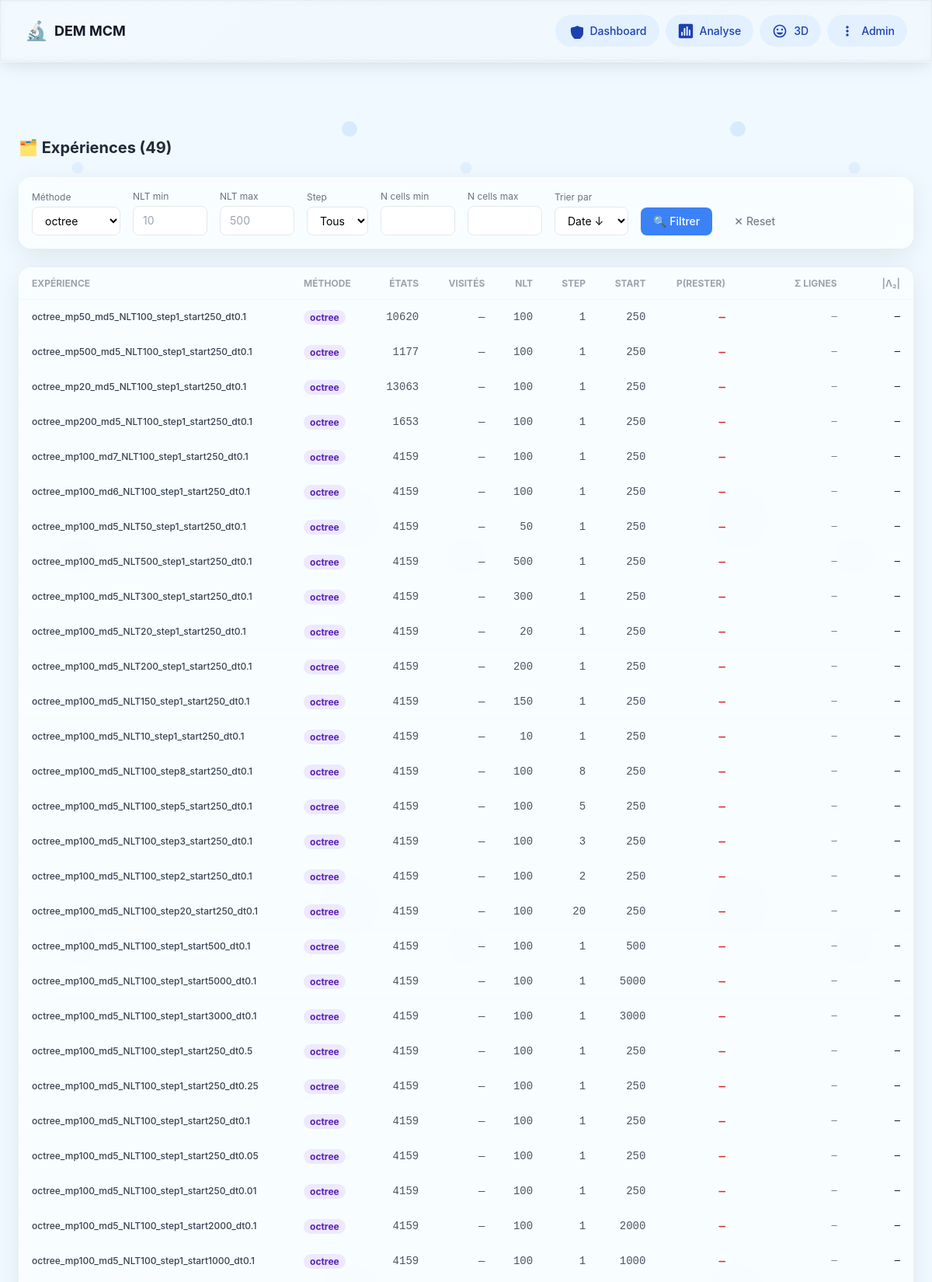
The app's page /experiments/?method=octree (upper part) with its own data.
### markov/models.py (models this page shows, shortened)
class Experiment(models.Model):
    folder_name = models.CharField(
        max_length=300, unique=True, db_index=True,
        help_text="Nom du dossier dans le bucket HF"
    )
    partition_method = models.ForeignKey(
        PartitionMethod, on_delete=models.CASCADE,
        related_name="experiments"
    )
    nlt = models.IntegerField(
        "Learning Time (NLT)",
        validators=[MinValueValidator(1)],
        help_text="Nombre de paires de snapshots pour l'apprentissage"
    )
    step_size = models.IntegerField(
        "Pas temporel (step)",
        default=1,
        validators=[MinValueValidator(1)],
        help_text="Intervalle entre deux snapshots d'une paire"
    )
    start_index = models.IntegerField(
        "Index de départ",
        default=0,
        help_text="Premier fichier DEM utilisé"
    )
    n_states = models.IntegerField("Nombre d'états", default=0)
    n_timesteps_used = models.IntegerField("Timesteps effectifs", default=0)
    created_at = models.DateTimeField(auto_now_add=True)
    bucket_path = models.CharField(max_length=500, blank=True)
    raw_config = models.JSONField(default=dict, blank=True)
    raw_stats = models.JSONField(default=dict, blank=True)
    class Meta:
        ordering = ["-created_at"]
        verbose_name = "Expérience"
        indexes = [
            models.Index(fields=["nlt"]),
            models.Index(fields=["step_size"]),
            models.Index(fields=["start_index"]),
            models.Index(fields=["n_states"]),
        ]

class PartitionMethod(models.Model):
    METHODS = [
        ("cartesian", "Cartésien"),
        ("cylindrical", "Cylindrique"),
        ("voronoi", "Voronoï (K-means)"),
        ("quantile", "Quantile (équi-pop)"),
        ("octree", "Octree adaptatif"),
        ("physics", "Physics-aware"),
        ("adaptive","Adaptive"),
        ("multizone","Multizone"),
        ("single","Single")
    ]
    name = models.CharField(max_length=50, choices=METHODS, db_index=True)
    description = models.TextField(blank=True)
    parameters = models.JSONField(
        default=dict,
        help_text="Paramètres du partitionneur (nx, ny, nz, nr, ntheta, n_cells, ...)"
    )
    label = models.CharField(max_length=200, unique=True, db_index=True)
    n_cells = models.IntegerField(default=0)
    n_cells_visited = models.IntegerField(default=0, blank=True)
    population_mean = models.FloatField(null=True, blank=True)
    population_std = models.FloatField(null=True, blank=True)
    population_cv = models.FloatField(
        null=True, blank=True,
        help_text="Coefficient de variation = std/mean (plus petit = mieux)"
    )
    created_at = models.DateTimeField(auto_now_add=True)
    class Meta:
        ordering = ["name", "n_cells"]
        verbose_name = "Méthode de partitionnement"

### markov/views.py (the view)
# urls.py: path("experiments/", views.experiment_list, name="experiment_list"),
def experiment_list(request):
    qs = Experiment.objects.select_related("partition_method", "matrix")
    method = request.GET.get("method")
    nlt_min = request.GET.get("nlt_min")
    nlt_max = request.GET.get("nlt_max")
    step = request.GET.get("step")
    start = request.GET.get("start")
    n_cells_min = request.GET.get("n_cells_min")
    n_cells_max = request.GET.get("n_cells_max")
    sort_by = request.GET.get("sort", "-created_at")
    if method:
        qs = qs.filter(partition_method__name=method)
    if nlt_min:
        qs = qs.filter(nlt__gte=int(nlt_min))
    if nlt_max:
        qs = qs.filter(nlt__lte=int(nlt_max))
    if step:
        qs = qs.filter(step_size=int(step))
    if start:
        qs = qs.filter(start_index=int(start))
    if n_cells_min:
        qs = qs.filter(n_states__gte=int(n_cells_min))
    if n_cells_max:
        qs = qs.filter(n_states__lte=int(n_cells_max))
    qs = qs.order_by(sort_by)
    available_methods = sorted(
        set(PartitionMethod.objects.values_list("name", flat=True))
    )
    available_nlts = sorted(set(Experiment.objects.values_list("nlt", flat=True)))
    available_steps = sorted(
        set(Experiment.objects.values_list("step_size", flat=True))
    )
    template = "markov/experiment_list.html"
    if getattr(request, "htmx", False):
        template = "markov/partials/experiment_table.html"
    return render(
        request,
        template,
        {
            "experiments": qs,
            "available_methods": available_methods,
            "available_nlts": available_nlts,
            "available_steps": available_steps,
            "current_filters": request.GET.dict(),
            "total_count": qs.count(),
        },
    )

### markov/templates/markov/experiment_list.html (shortened to what this page needs)
{% extends "markov/base.html" %}
{% block content %}
<div class="fade-in">
    <div class="flex items-center justify-between mb-6">
        <h2 class="text-xl font-bold text-gray-800">🗂️ Expériences ({{ total_count }})</h2>
    </div>
    <div class="glass-card p-4 mb-6">
        <form method="get" class="flex flex-wrap gap-4 items-end">
            <div>
                <label class="text-xs text-gray-500 block mb-1">Méthode</label>
                <select name="method" class="border rounded-lg px-3 py-2 text-sm bg-white">
                    {% for m in available_methods %}
                    <option value="{{ m }}" {% if current_filters.method == m %}selected{% endif %}>
                        {{ m }}
                    </option>
                    {% endfor %}
                </select>
            </div>
            <div>
                <label class="text-xs text-gray-500 block mb-1">NLT min</label>
                <input type="number" name="nlt_min" value="{{ current_filters.nlt_min|default:'' }}"
                       class="border rounded-lg px-3 py-2 text-sm w-24 bg-white" placeholder="10">
            </div>
            <div>
                <label class="text-xs text-gray-500 block mb-1">NLT max</label>
                <input type="number" name="nlt_max" value="{{ current_filters.nlt_max|default:'' }}"
                       class="border rounded-lg px-3 py-2 text-sm w-24 bg-white" placeholder="500">
            </div>
            <div>
                <label class="text-xs text-gray-500 block mb-1">Step</label>
                <select name="step" class="border rounded-lg px-3 py-2 text-sm bg-white">
                    <option value="">Tous</option>
                </select>
            </div>
            <div>
                <label class="text-xs text-gray-500 block mb-1">N cells min</label>
                <input type="number" name="n_cells_min" value="{{ current_filters.n_cells_min|default:'' }}"
                       class="border rounded-lg px-3 py-2 text-sm w-24 bg-white">
            </div>
            <div>
                <label class="text-xs text-gray-500 block mb-1">N cells max</label>
                <input type="number" name="n_cells_max" value="{{ current_filters.n_cells_max|default:'' }}"
                       class="border rounded-lg px-3 py-2 text-sm w-24 bg-white">
            </div>
            <div>
                <label class="text-xs text-gray-500 block mb-1">Trier par</label>
                <select name="sort" class="border rounded-lg px-3 py-2 text-sm bg-white">
                    <option value="-created_at" {% if current_filters.sort == '-created_at' %}selected{% endif %}>Date ↓</option>
                </select>
            </div>
            <button type="submit"
                    class="bg-blue-500 text-white px-4 py-2 rounded-lg text-sm font-medium hover:bg-blue-600 transition">
                🔍 Filtrer
            </button>
            <a href="{% url 'markov:experiment_list' %}"
               class="text-sm text-gray-500 hover:text-red-500 px-3 py-2">
                ✕ Reset
            </a>
        </form>
    </div>
    <div class="glass-card overflow-hidden">
        <table class="w-full text-sm">
            <thead>
                <tr class="border-b border-gray-100 text-xs text-gray-400 uppercase">
                    <th class="px-4 py-3 text-left">Expérience</th>
                    <th class="px-4 py-3 text-left">Méthode</th>
                    <th class="px-4 py-3 text-right">États</th>
                    <th class="px-4 py-3 text-right">Visités</th>
                    <th class="px-4 py-3 text-right">NLT</th>
                    <th class="px-4 py-3 text-right">Step</th>
                    <th class="px-4 py-3 text-right">Start</th>
                    <th class="px-4 py-3 text-right">P(rester)</th>
                    <th class="px-4 py-3 text-right">Σ lignes</th>
                    <th class="px-4 py-3 text-right">|λ₂|</th>
                </tr>
            </thead>
            <tbody>
                {% for exp in experiments %}
                <tr class="data-row border-b border-gray-50 cursor-pointer hover:bg-blue-50/30 transition"
                    onclick="window.location='{% url 'markov:experiment_detail' exp.pk %}'">
                    <td class="px-4 py-3 font-medium text-gray-700 text-xs">
                        {{ exp.folder_name|truncatechars:45 }}
                    </td>
                    <td class="px-4 py-3">
                        <span class="px-2 py-0.5 rounded-full text-xs font-bold method-{{ exp.partition_method.name }}">
                            {{ exp.partition_method.name }}
                        </span>
                    </td>
                    <td class="px-4 py-3 text-right text-gray-600 font-mono">{{ exp.n_states }}</td>
                    <td class="px-4 py-3 text-right text-gray-600 font-mono">
                        {% if exp.matrix %}{{ exp.matrix.n_states_visited }}{% else %}—{% endif %}
                    </td>
                    <td class="px-4 py-3 text-right text-gray-600 font-mono">{{ exp.nlt }}</td>
                    <td class="px-4 py-3 text-right text-gray-600 font-mono">{{ exp.step_size }}</td>
                    <td class="px-4 py-3 text-right text-gray-600 font-mono">{{ exp.start_index }}</td>
                    <td class="px-4 py-3 text-right font-mono font-bold
                        {% if exp.matrix.diagonal_mean > 0.5 %}text-green-600
                        {% elif exp.matrix.diagonal_mean > 0.1 %}text-yellow-600
                        {% else %}text-red-600{% endif %}">
                        {% if exp.matrix %}{{ exp.matrix.diagonal_mean|floatformat:4 }}{% else %}—{% endif %}
                    </td>
                    <td class="px-4 py-3 text-right font-mono text-xs text-gray-500">
                        {% if exp.matrix %}
                            [{{ exp.matrix.row_sum_min|floatformat:3 }}, {{ exp.matrix.row_sum_max|floatformat:3 }}]
                        {% else %}—{% endif %}
                    </td>
                    <td class="px-4 py-3 text-right font-mono text-xs">
                        {% if exp.matrix.eigenvalue_2 %}
                            {{ exp.matrix.eigenvalue_2|floatformat:4 }}
                        {% else %}—{% endif %}
                    </td>
                </tr>
                {% empty %}
                <tr>
                    <td colspan="10" class="px-4 py-8 text-center text-gray-400">
                        Aucune expérience trouvée
                    </td>
                </tr>
                {% endfor %}
            </tbody>
        </table>
    </div>
</div>
{% endblock %}

### markov/static/markov/css/glass-nav.css (style rules this page uses)
:root { --nav-width: 100%; --nav-height: 80px; --nav-radius: 0px; --nav-frost: 0.08; --nav-saturation: 1.2; }
.glass-card { background: rgba(255, 255, 255, 0.65); backdrop-filter: blur(20px) saturate(180%); -webkit-backdrop-filter: blur(20px) saturate(180%); border: 1px solid rgba(255, 255, 255, 0.3); border-radius: 16px; box-shadow: 0 8px 32px rgba(0, 0, 0, 0.08); transition: all 0.3s ease; }

### markov/static/markov/css/glass-effects.css (style rules this page uses)
:root { --glass-bg: rgba(255, 255, 255, 0.7); --glass-bg-dark: rgba(20, 20, 20, 0.5); --glass-border: rgba(255, 255, 255, 0.2); --glass-border-dark: rgba(255, 255, 255, 0.1); --glass-shadow: 0 8px 32px rgba(31, 38, 135, 0.1); --glass-shadow-dark: 0 8px 32px rgba(0, 0, 0, 0.3); --accent-color: #3b82f6; --accent-hover: #2563eb; }
.glass-card { background: var(--glass-bg); backdrop-filter: blur(20px) saturate(180%); -webkit-backdrop-filter: blur(20px) saturate(180%); border: 1px solid var(--glass-border); border-radius: 16px; box-shadow: var(--glass-shadow); transition: all 0.3s cubic-bezier(0.175, 0.885, 0.32, 2.2); overflow: hidden; }

### markov/static/markov/css/liquid-glass-cards.css (style rules this page uses)
:root { --liquid-glass-bg: light-dark( hsl(0 0% 100% / 0.08), hsl(0 0% 100% / 0.04) ); --liquid-glass-border: light-dark( hsl(0 0% 100% / 0.25), hsl(0 0% 100% / 0.1) ); --liquid-glass-shadow-1: rgba(255, 255, 255, 0.192); --liquid-glass-shadow-2: rgba(255, 255, 255, 0.274); --liquid-glass-shadow-3: rgba(0, 0, 0, 0.164); --liquid-glass-glow: light-dark( rgba(99, 102, 241, 0.15), rgba(99, 102, 241, 0.25) ); --liquid-glass-speed: 0.5s; }

### markov/templates/markov/base.html (style rules this page uses)
body { margin: 0; padding: 0; font-family: -apple-system, BlinkMacSystemFont, 'Segoe UI', sans-serif; background-size: 500px; background-attachment: fixed; }
.glass-card { background: rgba(255, 255, 255, 0.65); backdrop-filter: blur(20px) saturate(180%); -webkit-backdrop-filter: blur(20px) saturate(180%); border: 1px solid rgba(255, 255, 255, 0.3); border-radius: 16px; box-shadow: 0 8px 32px rgba(0, 0, 0, 0.08); transition: all 0.3s ease; }
.method-octree { background: #ede9fe; color: #5b21b6; }
.fade-in { animation: fadeIn 0.3s ease-in; }

### records on screen
Experiment: folder_name "octree_mp50_md5_NLT100_step1_start250_dt0.1", partition_method.name "octree", n_states "10620", nlt "100", step_size "1", start_index "250"
Experiment: folder_name "octree_mp500_md5_NLT100_step1_start250_dt0.1", partition_method.name "octree", n_states "1177", nlt "100", step_size "1", start_index "250"
Experiment: folder_name "octree_mp20_md5_NLT100_step1_start250_dt0.1", partition_method.name "octree", n_states "13063", nlt "100", step_size "1", start_index "250"
Experiment: folder_name "octree_mp200_md5_NLT100_step1_start250_dt0.1", partition_method.name "octree", n_states "1653", nlt "100", step_size "1", start_index "250"
Experiment: folder_name "octree_mp100_md7_NLT100_step1_start250_dt0.1", partition_method.name "octree", n_states "4159", nlt "100", step_size "1", start_index "250"
Experiment: folder_name "octree_mp100_md6_NLT100_step1_start250_dt0.1", partition_method.name "octree", n_states "4159", nlt "100", step_size "1", start_index "250"
Experiment: folder_name "octree_mp100_md5_NLT50_step1_start250_dt0.1", partition_method.name "octree", n_states "4159", nlt "50", step_size "1", start_index "250"
Experiment: folder_name "octree_mp100_md5_NLT500_step1_start250_dt0.1", partition_method.name "octree", n_states "4159", nlt "500", step_size "1", start_index "250"
Experiment: folder_name "octree_mp100_md5_NLT300_step1_start250_dt0.1", partition_method.name "octree", n_states "4159", nlt "300", step_size "1", start_index "250"
Experiment: folder_name "octree_mp100_md5_NLT20_step1_start250_dt0.1", partition_method.name "octree", n_states "4159", nlt "20", step_size "1", start_index "250"
Experiment: folder_name "octree_mp100_md5_NLT200_step1_start250_dt0.1", partition_method.name "octree", n_states "4159", nlt "200", step_size "1", start_index "250"
Experiment: folder_name "octree_mp100_md5_NLT150_step1_start250_dt0.1", partition_method.name "octree", n_states "4159", nlt "150", step_size "1", start_index "250"
Experiment: folder_name "octree_mp100_md5_NLT10_step1_start250_dt0.1", partition_method.name "octree", n_states "4159", nlt "10", step_size "1", start_index "250"
Experiment: folder_name "octree_mp100_md5_NLT100_step8_start250_dt0.1", partition_method.name "octree", n_states "4159", nlt "100", step_size "8", start_index "250"
Experiment: folder_name "octree_mp100_md5_NLT100_step5_start250_dt0.1", partition_method.name "octree", n_states "4159", nlt "100", step_size "5", start_index "250"
Experiment: folder_name "octree_mp100_md5_NLT100_step3_start250_dt0.1", partition_method.name "octree", n_states "4159", nlt "100", step_size "3", start_index "250"
Experiment: folder_name "octree_mp100_md5_NLT100_step2_start250_dt0.1", partition_method.name "octree", n_states "4159", nlt "100", step_size "2", start_index "250"
Experiment: folder_name "octree_mp100_md5_NLT100_step20_start250_dt0.1", partition_method.name "octree", n_states "4159", nlt "100", step_size "20", start_index "250"
Experiment: folder_name "octree_mp100_md5_NLT100_step1_start500_dt0.1", partition_method.name "octree", n_states "4159", nlt "100", step_size "1", start_index "500"
Experiment: folder_name "octree_mp100_md5_NLT100_step1_start5000_dt0.1", partition_method.name "octree", n_states "4159", nlt "100", step_size "1", start_index "5000"
Experiment: folder_name "octree_mp100_md5_NLT100_step1_start3000_dt0.1", partition_method.name "octree", n_states "4159", nlt "100", step_size "1", start_index "3000"
Experiment: folder_name "octree_mp100_md5_NLT100_step1_start250_dt0.5", partition_method.name "octree", n_states "4159", nlt "100", step_size "1", start_index "250"
Experiment: folder_name "octree_mp100_md5_NLT100_step1_start250_dt0.25", partition_method.name "octree", n_states "4159", nlt "100", step_size "1", start_index "250"
Experiment: folder_name "octree_mp100_md5_NLT100_step1_start250_dt0.1", partition_method.name "octree", n_states "4159", nlt "100", step_size "1", start_index "250"
Experiment: folder_name "octree_mp100_md5_NLT100_step1_start250_dt0.05", partition_method.name "octree", n_states "4159", nlt "100", step_size "1", start_index "250"
Experiment: folder_name "octree_mp100_md5_NLT100_step1_start250_dt0.01", partition_method.name "octree", n_states "4159", nlt "100", step_size "1", start_index "250"
Experiment: folder_name "octree_mp100_md5_NLT100_step1_start2000_dt0.1", partition_method.name "octree", n_states "4159", nlt "100", step_size "1", start_index "2000"
Experiment: folder_name "octree_mp100_md5_NLT100_step1_start1000_dt0.1", partition_method.name "octree", n_states "4159", nlt "100", step_size "1", start_index "1000"

### other values on screen
{{ total_count }} "49"
form field method "octree"
